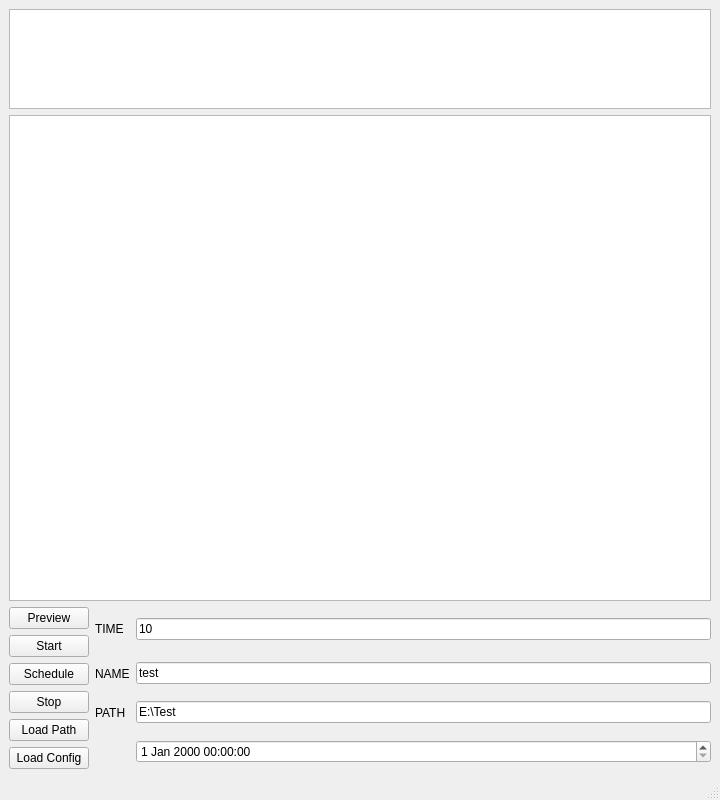
<?xml version="1.0" encoding="UTF-8"?>
<ui version="4.0">
 <class>MainWindow</class>
 <widget class="QMainWindow" name="MainWindow">
  <property name="geometry">
   <rect>
    <x>0</x>
    <y>0</y>
    <width>720</width>
    <height>800</height>
   </rect>
  </property>
  <property name="windowTitle">
   <string>MainWindow</string>
  </property>
  <widget class="QWidget" name="centralwidget">
   <layout class="QGridLayout" name="gridLayout">
    <item row="2" column="0" rowspan="4">
     <layout class="QVBoxLayout" name="verticalLayout">
      <item>
       <widget class="QPushButton" name="preview_button">
        <property name="text">
         <string>Preview</string>
        </property>
       </widget>
      </item>
      <item>
       <widget class="QPushButton" name="start_button">
        <property name="enabled">
         <bool>true</bool>
        </property>
        <property name="text">
         <string>Start</string>
        </property>
       </widget>
      </item>
      <item>
       <widget class="QPushButton" name="schedule_button">
        <property name="text">
         <string>Schedule</string>
        </property>
       </widget>
      </item>
      <item>
       <widget class="QPushButton" name="stop_button">
        <property name="text">
         <string>Stop</string>
        </property>
       </widget>
      </item>
      <item>
       <widget class="QPushButton" name="path_button">
        <property name="text">
         <string>Load Path</string>
        </property>
       </widget>
      </item>
      <item>
       <widget class="QPushButton" name="config_button">
        <property name="text">
         <string>Load Config</string>
        </property>
       </widget>
      </item>
     </layout>
    </item>
    <item row="5" column="2">
     <widget class="QDateTimeEdit" name="schedule_time_edit"/>
    </item>
    <item row="4" column="2">
     <widget class="QLineEdit" name="path_edit">
      <property name="text">
       <string>E:\Test</string>
      </property>
     </widget>
    </item>
    <item row="1" column="0" colspan="3">
     <widget class="ImageView" name="video_preview"/>
    </item>
    <item row="2" column="2">
     <widget class="QLineEdit" name="time_edit">
      <property name="text">
       <string>10</string>
      </property>
     </widget>
    </item>
    <item row="2" column="1">
     <widget class="QLabel" name="time_label">
      <property name="text">
       <string>TIME</string>
      </property>
     </widget>
    </item>
    <item row="3" column="1">
     <widget class="QLabel" name="time_label_2">
      <property name="text">
       <string>NAME</string>
      </property>
     </widget>
    </item>
    <item row="3" column="2">
     <widget class="QLineEdit" name="name_edit">
      <property name="text">
       <string>test</string>
      </property>
     </widget>
    </item>
    <item row="4" column="1">
     <widget class="QLabel" name="time_label_3">
      <property name="text">
       <string>PATH</string>
      </property>
     </widget>
    </item>
    <item row="0" column="0" colspan="3">
     <widget class="ImageView" name="spectrogram_preview">
      <property name="minimumSize">
       <size>
        <width>0</width>
        <height>0</height>
       </size>
      </property>
      <property name="maximumSize">
       <size>
        <width>16777215</width>
        <height>100</height>
       </size>
      </property>
     </widget>
    </item>
   </layout>
  </widget>
  <widget class="QMenuBar" name="menubar">
   <property name="geometry">
    <rect>
     <x>0</x>
     <y>0</y>
     <width>720</width>
     <height>22</height>
    </rect>
   </property>
  </widget>
  <widget class="QStatusBar" name="statusbar"/>
 </widget>
 <customwidgets>
  <customwidget>
   <class>ImageView</class>
   <extends>QGraphicsView</extends>
   <header>pyqtgraph.h</header>
  </customwidget>
 </customwidgets>
 <resources/>
 <connections/>
</ui>
